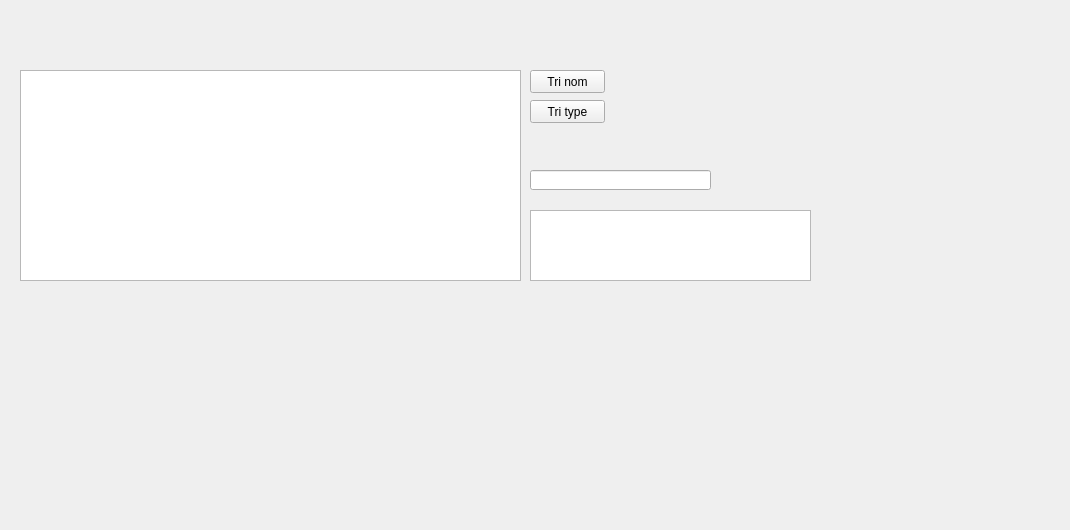
      <widget class="QWidget" name="tab_11">
       <attribute name="title">
        <string>Afficher</string>
       </attribute>
       <widget class="QTableView" name="tab_sponsorsahar">
        <property name="geometry">
         <rect>
          <x>20</x>
          <y>70</y>
          <width>501</width>
          <height>211</height>
         </rect>
        </property>
        <property name="styleSheet">
         <string notr="true">color: rgb(0, 0, 0);</string>
        </property>
       </widget>
       <widget class="QPushButton" name="Afficherp_2sahar">
        <property name="geometry">
         <rect>
          <x>250</x>
          <y>290</y>
          <width>111</width>
          <height>31</height>
         </rect>
        </property>
        <property name="styleSheet">
         <string notr="true">
background-color: transparent;
background: none;
border: none;
background-repeat: none;
border-image: url(:/img_mus/afficher.png);</string>
        </property>
        <property name="text">
         <string/>
        </property>
       </widget>
       <widget class="QPushButton" name="tri_publicite_2sahar">
        <property name="geometry">
         <rect>
          <x>530</x>
          <y>70</y>
          <width>75</width>
          <height>23</height>
         </rect>
        </property>
        <property name="text">
         <string>Tri nom</string>
        </property>
       </widget>
       <widget class="QPushButton" name="recherche_publicite_2sahar">
        <property name="geometry">
         <rect>
          <x>730</x>
          <y>170</y>
          <width>71</width>
          <height>20</height>
         </rect>
        </property>
        <property name="styleSheet">
         <string notr="true">
background-color: transparent;
background: none;
border: none;
background-repeat: none;
border-image: url(:/img_mus/recherche.png);</string>
        </property>
        <property name="text">
         <string/>
        </property>
       </widget>
       <widget class="QTableView" name="resultat_2sahar">
        <property name="geometry">
         <rect>
          <x>530</x>
          <y>210</y>
          <width>281</width>
          <height>71</height>
         </rect>
        </property>
        <property name="styleSheet">
         <string notr="true">color: rgb(0, 0, 0);</string>
        </property>
       </widget>
       <widget class="QLineEdit" name="nom_recherchesahar">
        <property name="geometry">
         <rect>
          <x>530</x>
          <y>170</y>
          <width>181</width>
          <height>20</height>
         </rect>
        </property>
        <property name="styleSheet">
         <string notr="true">color: rgb(0, 0, 0);</string>
        </property>
       </widget>
       <widget class="QPushButton" name="pushButton_5sahar">
        <property name="geometry">
         <rect>
          <x>530</x>
          <y>100</y>
          <width>75</width>
          <height>23</height>
         </rect>
        </property>
        <property name="text">
         <string>Tri type</string>
        </property>
       </widget>
       <widget class="QPushButton" name="pushButton_7sahar">
        <property name="geometry">
         <rect>
          <x>140</x>
          <y>290</y>
          <width>111</width>
          <height>31</height>
         </rect>
        </property>
        <property name="styleSheet">
         <string notr="true">
background-color: transparent;
background: none;
border: none;
background-repeat: none;
border-image: url(:/img_mus/pdf.png);</string>
        </property>
        <property name="text">
         <string/>
        </property>
       </widget>
       <widget class="QPushButton" name="makeShotsahar">
        <property name="geometry">
         <rect>
          <x>30</x>
          <y>290</y>
          <width>111</width>
          <height>31</height>
         </rect>
        </property>
        <property name="styleSheet">
         <string notr="true">
background-color: transparent;
background: none;
border: none;
background-repeat: none;
border-image: url(:/img_mus/makeshot.png);</string>
        </property>
        <property name="text">
         <string/>
        </property>
       </widget>
       <widget class="QPushButton" name="excelsahar">
        <property name="geometry">
         <rect>
          <x>370</x>
          <y>290</y>
          <width>31</width>
          <height>31</height>
         </rect>
        </property>
        <property name="styleSheet">
         <string notr="true">
background-color: transparent;
background: none;
border: none;
background-repeat: none;
border-image: url(:/img_mus/microsoft-excel-2019--v1.png);</string>
        </property>
        <property name="text">
         <string/>
        </property>
       </widget>
       <widget class="QLabel" name="label_184">
        <property name="geometry">
         <rect>
          <x>-160</x>
          <y>-60</y>
          <width>1061</width>
          <height>521</height>
         </rect>
        </property>
        <property name="text">
         <string/>
        </property>
        <property name="pixmap">
         <pixmap resource="image.qrc">:/img_mus/12.png</pixmap>
        </property>
       </widget>
       <zorder>label_184</zorder>
       <zorder>tab_sponsorsahar</zorder>
       <zorder>Afficherp_2sahar</zorder>
       <zorder>tri_publicite_2sahar</zorder>
       <zorder>recherche_publicite_2sahar</zorder>
       <zorder>resultat_2sahar</zorder>
       <zorder>nom_recherchesahar</zorder>
       <zorder>pushButton_5sahar</zorder>
       <zorder>pushButton_7sahar</zorder>
       <zorder>makeShotsahar</zorder>
       <zorder>excelsahar</zorder>
      </widget>
